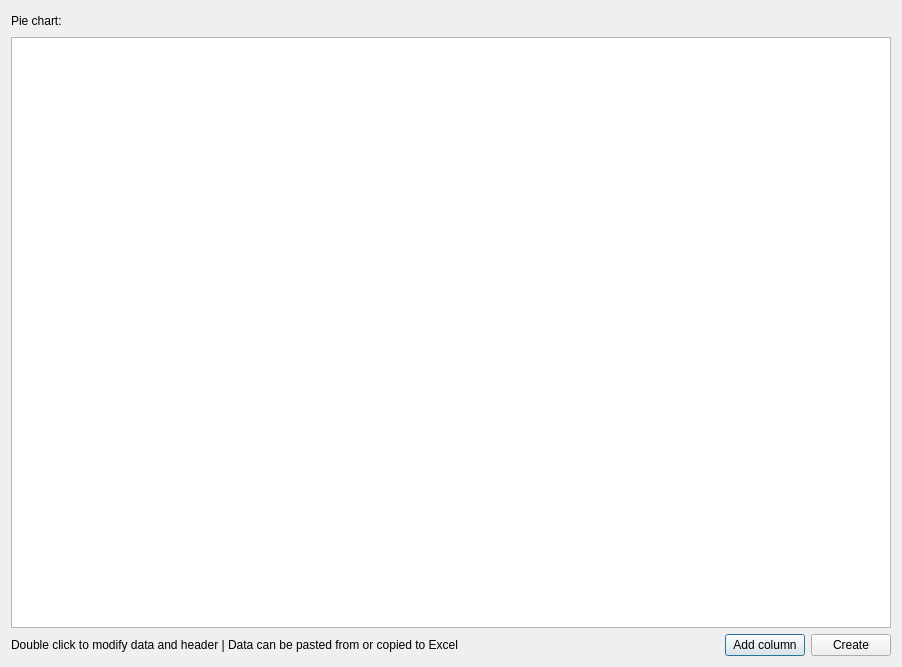
<?xml version="1.0" encoding="UTF-8"?>
<ui version="4.0">
 <class>annotation_editor</class>
 <widget class="QDialog" name="annotation_editor">
  <property name="geometry">
   <rect>
    <x>0</x>
    <y>0</y>
    <width>902</width>
    <height>667</height>
   </rect>
  </property>
  <property name="windowTitle">
   <string>Annotation editor</string>
  </property>
  <layout class="QVBoxLayout" name="verticalLayout">
   <item>
    <layout class="QHBoxLayout" name="horizontalLayout_2">
     <item>
      <widget class="QLabel" name="label_2">
       <property name="text">
        <string>Pie chart:</string>
       </property>
      </widget>
     </item>
     <item>
      <spacer name="horizontalSpacer_2">
       <property name="orientation">
        <enum>Qt::Horizontal</enum>
       </property>
       <property name="sizeHint" stdset="0">
        <size>
         <width>40</width>
         <height>20</height>
        </size>
       </property>
      </spacer>
     </item>
    </layout>
   </item>
   <item>
    <widget class="MyTableView" name="tableView">
     <property name="sizeAdjustPolicy">
      <enum>QAbstractScrollArea::AdjustToContents</enum>
     </property>
    </widget>
   </item>
   <item>
    <layout class="QHBoxLayout" name="horizontalLayout">
     <item>
      <widget class="QLabel" name="label">
       <property name="text">
        <string>Double click to modify data and header | Data can be pasted from or copied to Excel</string>
       </property>
      </widget>
     </item>
     <item>
      <spacer name="horizontalSpacer">
       <property name="orientation">
        <enum>Qt::Horizontal</enum>
       </property>
       <property name="sizeHint" stdset="0">
        <size>
         <width>218</width>
         <height>20</height>
        </size>
       </property>
      </spacer>
     </item>
     <item>
      <widget class="QPushButton" name="pushButton_2">
       <property name="text">
        <string>Add column</string>
       </property>
       <property name="icon">
        <iconset resource="ete_resources.qrc">
         <normaloff>:/ete icons/add-icon.png</normaloff>:/ete icons/add-icon.png</iconset>
       </property>
      </widget>
     </item>
     <item>
      <widget class="QPushButton" name="pushButton">
       <property name="text">
        <string>Create</string>
       </property>
      </widget>
     </item>
    </layout>
   </item>
  </layout>
 </widget>
 <customwidgets>
  <customwidget>
   <class>MyTableView</class>
   <extends>QTableView</extends>
   <header>CustomWidgets.h</header>
  </customwidget>
 </customwidgets>
 <resources>
  <include location="ete_resources.qrc"/>
 </resources>
 <connections/>
</ui>
